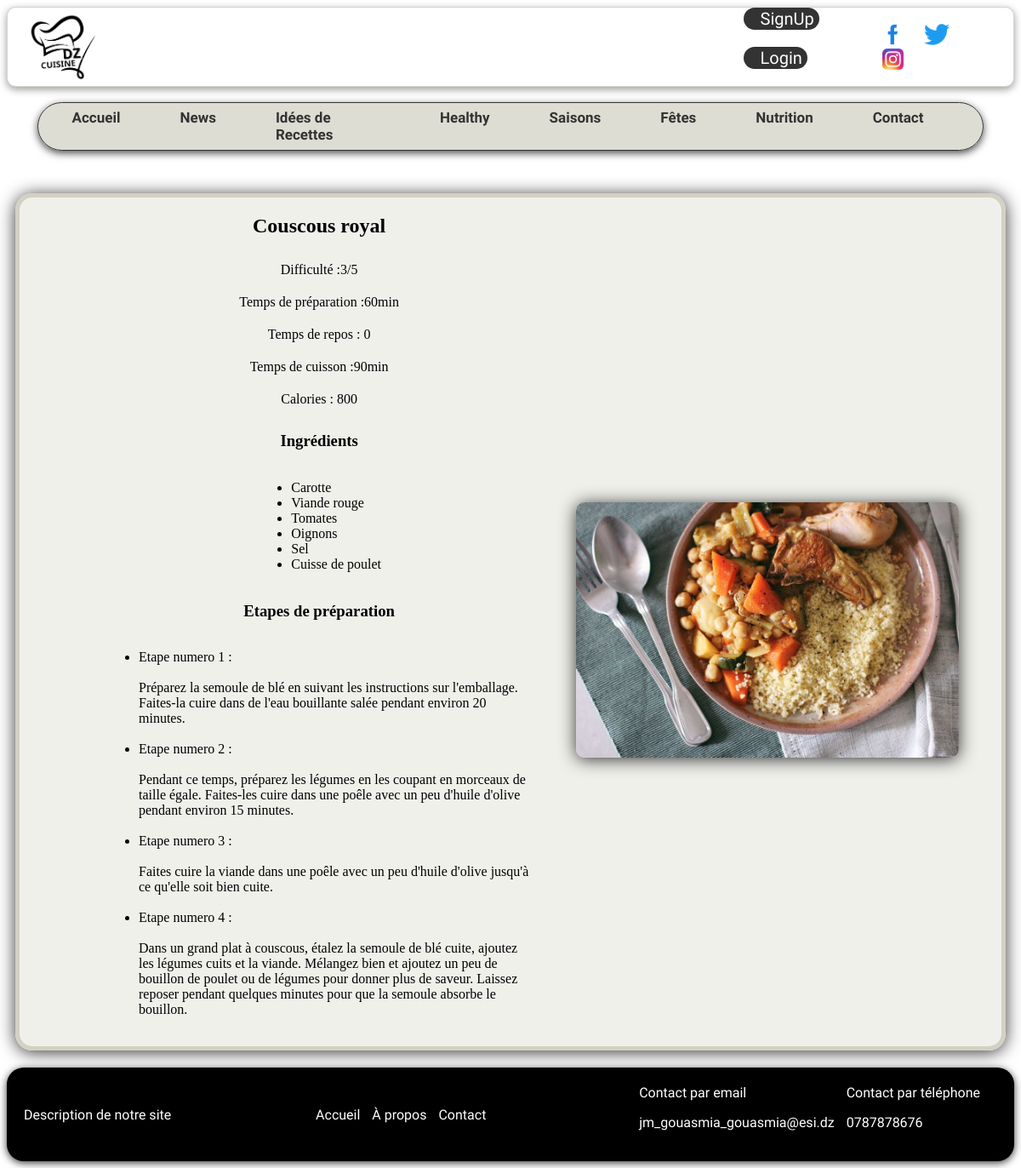
Page /code/User/index.php?page=recette&id=1 on the committed database.
### tables this page shows
CREATE TABLE IF NOT EXISTS `image` (
  `PathI` varchar(50) NOT NULL,
  `IdRecette` int(11) NOT NULL,
  PRIMARY KEY (`PathI`),
  KEY `IdRecette` (`IdRecette`)
);

CREATE TABLE IF NOT EXISTS `recette` (
  `IdRecette` int(11) NOT NULL AUTO_INCREMENT,
  `Titre` varchar(50) DEFAULT NULL,
  `catego` varchar(50) DEFAULT NULL,
  `Descript` text,
  `Healthy` varchar(50) DEFAULT NULL,
  `CaloriesRecette` double DEFAULT NULL,
  `Difficulte` varchar(50) DEFAULT NULL,
  `TempsCuisson` varchar(50) DEFAULT NULL,
  `TempsRepos` varchar(50) DEFAULT NULL,
  `TempsPreparation` varchar(50) DEFAULT NULL,
  `IdUser` int(11) DEFAULT NULL,
  PRIMARY KEY (`IdRecette`),
  KEY `IdUser` (`IdUser`)
);

CREATE TABLE IF NOT EXISTS `ingredient` (
  `IdIngredients` int(11) NOT NULL AUTO_INCREMENT,
  `NomIngredient` varchar(50) DEFAULT NULL,
  `CaloriesIngredient` double DEFAULT NULL,
  `IsHealthy` varchar(50) DEFAULT NULL,
  PRIMARY KEY (`IdIngredients`)
);

CREATE TABLE IF NOT EXISTS `etape` (
  `IdEtape` int(11) NOT NULL AUTO_INCREMENT,
  `numero` int(11) DEFAULT NULL,
  `Description` text,
  PRIMARY KEY (`IdEtape`)
);

### code/User/Model/Recette.php (called while the page is built, shortened)
<?php
require_once "Bdd.php";
class Recette{
    public function getIngredientbyidRecette($id){
        $this->db = new BddUser();
        $cnx = $this->db->connexion();
        $query="SELECT ingredient.NomIngredient , ingredient.CaloriesIngredient
        FROM ingredient
        JOIN preparer_Avec ON ingredient.IdIngredients = preparer_Avec.IdIngredients
        WHERE preparer_Avec.IdRecette = $id " ;
        $result=$this->db->requete($cnx,$query);
        return $result;
    }
  public function getEtapebyidRecette($id){
    $this->db = new BddUser();
    $cnx = $this->db->connexion();
    $query="SELECT etape.IdEtape, etape.numero, etape.Description
    FROM suivre_etape
    JOIN etape ON suivre_etape.IdEtape = etape.IdEtape
    WHERE suivre_etape.IdRecette = $id
    ORDER BY etape.numero;" ;
    $result=$this->db->requete($cnx,$query);
    return $result;
}
    public function getRecettebyId($Id){
        $this->db = new BddUser();
        $cnx = $this->db->connexion();
        $query="SELECT * FROM recette recette JOIN image ON recette.IdRecette = image.IdRecette  WHERE recette.IdRecette=$Id " ;
        $result=$this->db->requete($cnx,$query);
        return $result;
    }
}
?>

### code/User/Model/Bdd.php (called while the page is built, shortened)
<?php
class BddUser {
   public function requete($db, $r) {
      return $db->query($r);
   }
}
?>

### code/User/Controller/Controller.php (called while the page is built, shortened)
<?php
require_once 'E:/App/wamp/www/Code/User/Model/Recette.php';
require_once($_SERVER['DOCUMENT_ROOT'].'./code/User/View/DetailsRecette.php');
    class UserController{
public function getRecettebyId($Id){
    $model=new Recette();
    $result=$model->getRecettebyId($Id);
    return $result;
}
public function getIngredientbyidRecette($id){
    $model=new Recette();
    $result=$model->getIngredientbyidRecette($id);
    return $result;
}
public function  getEtapebyidRecette($id){
    $model=new Recette();
    $result=$model-> getEtapebyidRecette($id);
    return $result;
}
    }

### code/User/View/DetailsRecette.php (the view, shortened to what this page needs)
<?php
require_once($_SERVER['DOCUMENT_ROOT'] . './code/User/Controller/Controller.php');
require_once($_SERVER['DOCUMENT_ROOT'] . './code/User/View/PartieFixe.php');
class DetailsRecette
{
    public function header()
    {
?>
        <head>
      <link rel="stylesheet" href="DetailsRecette.css" />
      </head>
    <?php
    }
    public function RecetteId($Id)
    {
      ?>
        <body>
          <div class="recipe-page">
              <div class="recettetotale">
              <div class="recipe-details">
              <?php
              $controller = new UserController();
              $res = $controller->getRecettebyId($Id);
              foreach ($res as $row) {
        ?>
        <h2><?php echo $row['Titre']; ?></h2>
                <p>Difficulté :<?php echo $row['Difficulte'] ?></p>
                <p>Temps de préparation :<?php echo $row['TempsCuisson'] ?></p>
                <p>Temps de repos : <?php echo $row['TempsRepos'] ?></p>
                <p>Temps de cuisson :<?php echo $row['TempsPreparation'] ?></p>
                <p>Calories : <?php echo $row['CaloriesRecette'] ?></p>
          <?php
       }
       ?>
              </div>
              <h3>Ingrédients</h3>
              <ul>
              <?php
              $ingre = $controller-> getIngredientbyidRecette($Id);
              foreach ($ingre as $row2) {
                ?>
                <li><?php echo $row2['NomIngredient'] ?></li>
                <?php
       }
       ?>
              </ul>
              <h3>Etapes de préparation</h3>
              <ul>
              <?php
             $etap = $controller-> getetapebyidRecette($Id);
             foreach ($etap as $row3) {
               ?>
               <li>Etape numero  <?php  echo $row3['numero'] ?> :<br> <br><?php echo $row3['Description'] ?></li><br>
               <?php
      }
      ?>
              </ul>
          </div>
          <img class="img" src="<?php echo $row['PathI']?>" alt="<?php echo $row['PathI']?> ">
            </div>
        </body>
  <?php }
    public function display($id)
    {
        $this->header();
        $this->RecetteId($id);
    }
}
?>

### code/User/DetailsRecette.css (style rules this page uses)
.recipe-page { margin-top: 50px; justify-content: space-between; display: flex; align-items: center; border: 5px solid rgb(210, 209, 195); background-color: rgba(210, 209, 195, 0.338); border-radius: 20px; margin-left: 10px; margin-right: 10px; box-shadow: 0 2px 20px #333; }
.recettetotale { margin-left: 100px; display: flex; flex-direction: column; align-items: center; }
.recipe-details { display: flex; flex-direction: column; align-items: center; }
.recipe-details p { margin: 10px 0; }
.recipe-page img { margin-left: 50px; margin-right: 50px; margin-top: 20px; width: 600px; height: 500px; border-radius: 10px; box-shadow: 0 2px 20px #333; }

### code/User/PartieFixe.css (style rules this page uses)
.img { margin-left: 10px; width: 600px!important; height:300px!important; border-top-left-radius: 10px; border-top-right-radius: 20px; border-bottom-right-radius: 30px; border-bottom-left-radius: 40px; box-shadow: 0 2px 15px rgba(210, 209, 195, 0.728); }

### rows in the picture
image: IdRecette.Titre "Couscous royal", IdRecette.Difficulte "3/5", IdRecette.TempsCuisson "60min", IdRecette.TempsRepos "0", IdRecette.TempsPreparation "90min", IdRecette.CaloriesRecette "800", PathI (picture)
ingredient: NomIngredient "Carotte"
ingredient: NomIngredient "Viande rouge"
ingredient: NomIngredient "Tomates"
ingredient: NomIngredient "Oignons"
ingredient: NomIngredient "Sel"
ingredient: NomIngredient "Cuisse de poulet"
etape: numero "1", Description "Préparez la semoule de blé en suivant les instructions sur l'emballage. Faites-la cuire dans de l'eau bouillante salée pendant environ 20 minutes."
etape: numero "2", Description "Pendant ce temps, préparez les légumes en les coupant en morceaux de taille égale. Faites-les cuire dans une poêle avec un peu d'huile d'olive pendant environ 15 minutes."
etape: numero "3", Description "Faites cuire la viande dans une poêle avec un peu d'huile d'olive jusqu'à ce qu'elle soit bien cuite."
etape: numero "4", Description "Dans un grand plat à couscous, étalez la semoule de blé cuite, ajoutez les légumes cuits et la viande. Mélangez bien et ajoutez un peu de bouillon de poulet ou de légumes pour donner plus de saveur. Laissez reposer pendant quelques minutes pour que la semoule absorbe le bouillon."
